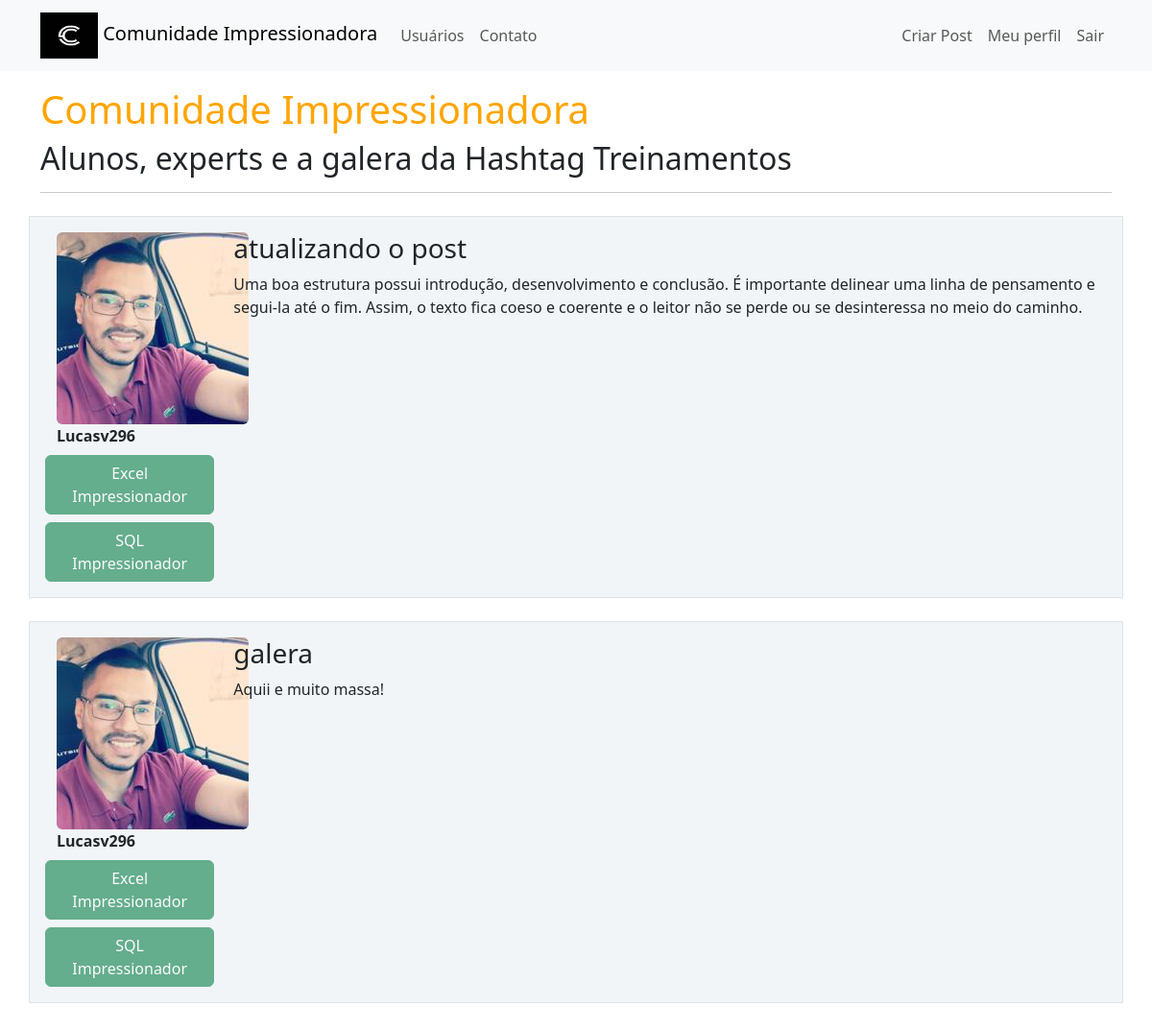
/ (signed in), run on the app's committed database.
### comunidadeimpressionadora/models.py (models this page shows)
class Post(database.Model):
    id = database.Column(database.Integer, primary_key=True)
    titulo = database.Column(database.String, nullable=False)
    corpo = database.Column(database.Text, nullable=False)
    data_criacao = database.Column(database.DateTime, nullable=False, default=datetime.utcnow)
    id_usuario = database.Column(database.Integer, database.ForeignKey('usuario.id'), nullable=False)

class Usuario(database.Model, UserMixin):
    id = database.Column(database.Integer, primary_key=True)
    username = database.Column(database.String, nullable=False)
    email = database.Column(database.String, nullable=False, unique=True)
    senha = database.Column(database.String, nullable=False)
    foto_perfil = database.Column(database.String, default='default.jpg')
    posts = database.relationship('Post', backref='autor', lazy=True)
    cursos = database.Column(database.String, nullable=False, default='Não Informado')

### comunidadeimpressionadora/routes.py (the view)
@app.route("/")
def home():
    posts = Post.query.order_by(Post.id.desc())
    return render_template('home.html', posts=posts)

### comunidadeimpressionadora/models.py (called while the page is built)
@login_manager.user_loader
def load_usuario(id_usuario):
    return Usuario.query.get(int(id_usuario))

### comunidadeimpressionadora/templates/home.html (shortened to what this page needs)
{% extends 'base.html' %}
{% block body %}
        <div class="container mt-3">
            <h1 style="color: orange">Comunidade Impressionadora</h1>
            <h2>Alunos, experts e a galera da Hashtag Treinamentos</h2>
            <hr>
            {% for post in posts %}
            <div class="row border mt-4 p-3 meupost">
                <div class="col col-2">
                    <div class="image pe-2">
                        <img src="{{ url_for('static', filename='fotos_perfil/{}'.format(post.autor.foto_perfil)) }}" class="rounded" width="200" >
                        <div>
                            <strong>{{ post.autor.username }}</strong>
                        </div>
                        <div class="row justify-content-center">
                            <br>
                            {% for curso in post.autor.cursos.split(';') %}
                                <button type="button" class="btn btn-success mt-2" disabled>{{ curso }}</button>
                            {% endfor %}
                        </div>
                    </div>
                </div>
                <div class="col col-10">
                    <h3>{{ post.titulo }}</h3>
                    <p>{{ post.corpo }}</p>
                </div>
            </div>
            {% endfor %}
        </div>
{% endblock %}

### comunidadeimpressionadora/static/main.css (style rules this page uses)
.meupost { background: #f2f5f8 !important; }

### data on the page
Post: foto_perfil (picture), autor.username "Lucasv296", curso "Excel Impressionador" "SQL Impressionador", titulo "atualizando o post", corpo "Uma boa estrutura possui introdução, desenvolvimento e conclusão. É importante delinear uma linha de pensamento e segui-la até o fim. Assim, o texto fica coeso e coerente e o leitor não se perde ou se desinteressa no meio do caminho."
Post: foto_perfil (picture), autor.username "Lucasv296", curso "Excel Impressionador" "SQL Impressionador", titulo "galera", corpo "Aquii e muito massa!"
